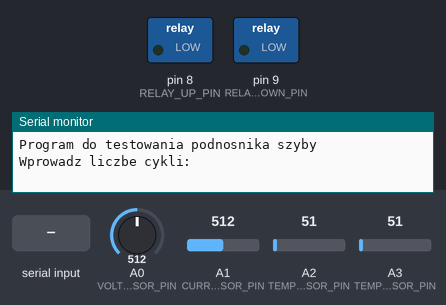
A sketch run on a simulated Arduino Uno, built with avr-gcc and run on an emulated ATmega328P. Parts: switched loads named in the sketch (green lamp = pin HIGH), the last lines printed to the serial monitor. The test bench sets the inputs (shaded band); at power-on: A2 (TEMP_AMBIENT_SENSOR_PIN) = 51, A1 (CURRENT_SENSOR_PIN) = 512, A3 (TEMP_MOTOR_SENSOR_PIN) = 51, A0 (VOLTAGE_SENSOR_PIN) = 512.

Above: at 1.2 s.
1.3 s: "90,45\n" received over Serial
At 2.8 s:
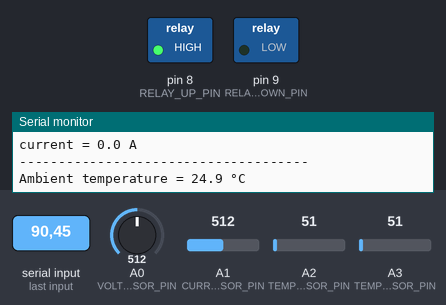
4.3 s: A2 (TEMP_AMBIENT_SENSOR_PIN) set to 23
At 4.8 s:
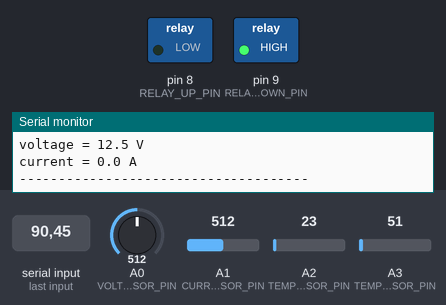
7.1 s: A2 (TEMP_AMBIENT_SENSOR_PIN) set to 19
10.1 s: A1 (CURRENT_SENSOR_PIN) set to 638
13.1 s: A1 (CURRENT_SENSOR_PIN) set to 665
16.1 s: A3 (TEMP_MOTOR_SENSOR_PIN) set to 22
19.1 s: A3 (TEMP_MOTOR_SENSOR_PIN) set to 19
Timing chart, 0 to 21.6 s (numbered marks = the images above; inputs shaded):
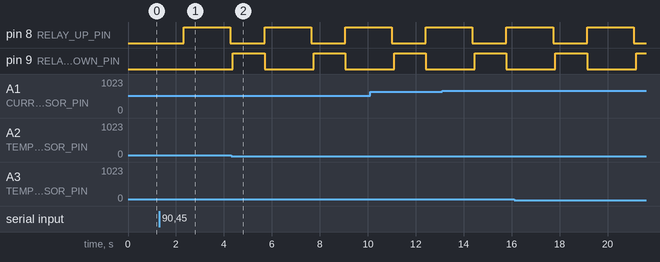

The sketch:

Motor_tester.ino
```cpp
/*
/           Motor Tester Arduino
/
*/

/*******************************************************************
/*********************** Macros ************************************
/*******************************************************************
*/
#define VOLTAGE_SENSOR_PIN        A0
#define CURRENT_SENSOR_PIN        A1
#define TEMP_AMBIENT_SENSOR_PIN   A2
#define TEMP_MOTOR_SENSOR_PIN     A3
#define RELAY_UP_PIN              8
#define RELAY_DOWN_PIN            9

#define ADC_RESOLUTION            1024.0
#define ADC_VREF_mV               5000.0

#define R1                      30000.0
#define R2                      7500.0
#define VOLTAGE_DIVIDER         (1 / (R2 / (R1 + R2)))

#define NO_OF_MEASURE           10   //define number of measures
#define MEASURE_DELAY           100  //measure delay in ms

/*******************************************************************
/*********************** Function definitions **********************
/*******************************************************************
*/
void ReadAndPrintValues (void);


/*******************************************************************
/*********************** Variables *********************************
/*******************************************************************
*/
// Integer for ADC value
uint16_t adc_value = 0;

uint8_t cycles = 0;

// Floats for ADC voltage & Input voltage
double adc_voltage = 0;
double voltage = 0;
double current = 0;

// Float for Reference Voltage
double ref_voltage = 5.0;

//Current sensor macros and viables
#define mVperAmp                66.0 // use 100 for 20A Module and 66 for 30A Module
#define ACSoffset               2500.0

double current_sensor_voltage = 0;
double temp_sensor_miliVolt   = 0;
double ambient_temp = 0;
double motor_temp = 0;

/*******************************************************************
/*********************** Setup *************************************
/*******************************************************************
*/
void setup() {
  // initialize serial communications at 9600 bps:
  Serial.begin(9600);
  pinMode(VOLTAGE_SENSOR_PIN, INPUT);
  pinMode(CURRENT_SENSOR_PIN, INPUT);
  pinMode(TEMP_AMBIENT_SENSOR_PIN, INPUT);
  pinMode(TEMP_MOTOR_SENSOR_PIN, INPUT);
  pinMode(RELAY_UP_PIN, OUTPUT);
  pinMode(RELAY_DOWN_PIN, OUTPUT);
}
/*******************************************************************
/*********************** Loop **************************************
/*******************************************************************
*/
void loop() {
  Serial.println("Program do testowania podnosnika szyby");
  Serial.println("Wprowadz liczbe cykli:");
  while (Serial.available() == 0) {}     //wait for data available
  String teststr = Serial.readString();  //read until timeout
  teststr.trim();                        // remove any \r \n whitespace at the end of the String

  cycles = teststr.toInt();
  Serial.print("Wprowadzona liczba cykli: ");
  Serial.print(cycles);
  Serial.print("\n****************************************************\n");

  for(int i = 0; i < cycles; i++)
  {
    digitalWrite(RELAY_UP_PIN, HIGH);

    for(int j = 0; j < NO_OF_MEASURE; j++)
    {
      ReadAndPrintValues();
      delay(MEASURE_DELAY);
    }
    digitalWrite(RELAY_UP_PIN, LOW);

    delay(100);

    digitalWrite(RELAY_DOWN_PIN, HIGH);

    for(int j = 0; j < NO_OF_MEASURE; j++)
    {
      ReadAndPrintValues();
    }

    digitalWrite(RELAY_DOWN_PIN, LOW);
  }

  //ReadAndPrintValues();

  delay(2000);
  }


/*******************************************************************
/*********************** Functions *********************************
/*******************************************************************
*/
void ReadAndPrintValues (void){

  //Ambient temperature sensor
  adc_value = analogRead(TEMP_AMBIENT_SENSOR_PIN);
  delay(10);
  adc_value = analogRead(TEMP_AMBIENT_SENSOR_PIN);
  delay(10);
  ambient_temp = (adc_value * ref_voltage) / ADC_RESOLUTION * 100;

  Serial.print("Ambient temperature = ");
  Serial.print(ambient_temp,1);
  Serial.print(" °C\n");

  //Motor temperature sensor
  adc_value = analogRead(TEMP_MOTOR_SENSOR_PIN);
  delay(10);
  adc_value = analogRead(TEMP_MOTOR_SENSOR_PIN);
  delay(10);
  motor_temp = (adc_value * ref_voltage) / ADC_RESOLUTION * 100;

  Serial.print("Motor temperature = ");
  Serial.print(motor_temp,1);
  Serial.print(" °C\n");


  //Voltage sensor
  adc_value = analogRead(VOLTAGE_SENSOR_PIN);
  delay(10);
  adc_value = analogRead(VOLTAGE_SENSOR_PIN);
  adc_voltage  = (adc_value * ref_voltage) / ADC_RESOLUTION;
  delay(10);
  voltage = adc_voltage * VOLTAGE_DIVIDER ;

  // print the results to the Serial Monitor:
  Serial.print("voltage = ");
  Serial.print(voltage,1);
  Serial.print(" V\n");


  //Current sensor
  adc_value = analogRead(CURRENT_SENSOR_PIN);
  delay(10);
  adc_value = analogRead(CURRENT_SENSOR_PIN);
  delay(10);
  current_sensor_voltage = (adc_value / ADC_RESOLUTION) * ADC_VREF_mV; // Gets you mV
  current = ((current_sensor_voltage - ACSoffset) / mVperAmp);

  Serial.print("current = ");
  Serial.print(current,1);
  Serial.print(" A\n");

  Serial.println("-------------------------------------");
}
```

Measured:
- after the input at 1.3 s, pin 8 (RELAY_UP_PIN): LOW → HIGH after 1.0 s, → LOW 1.9 s later
